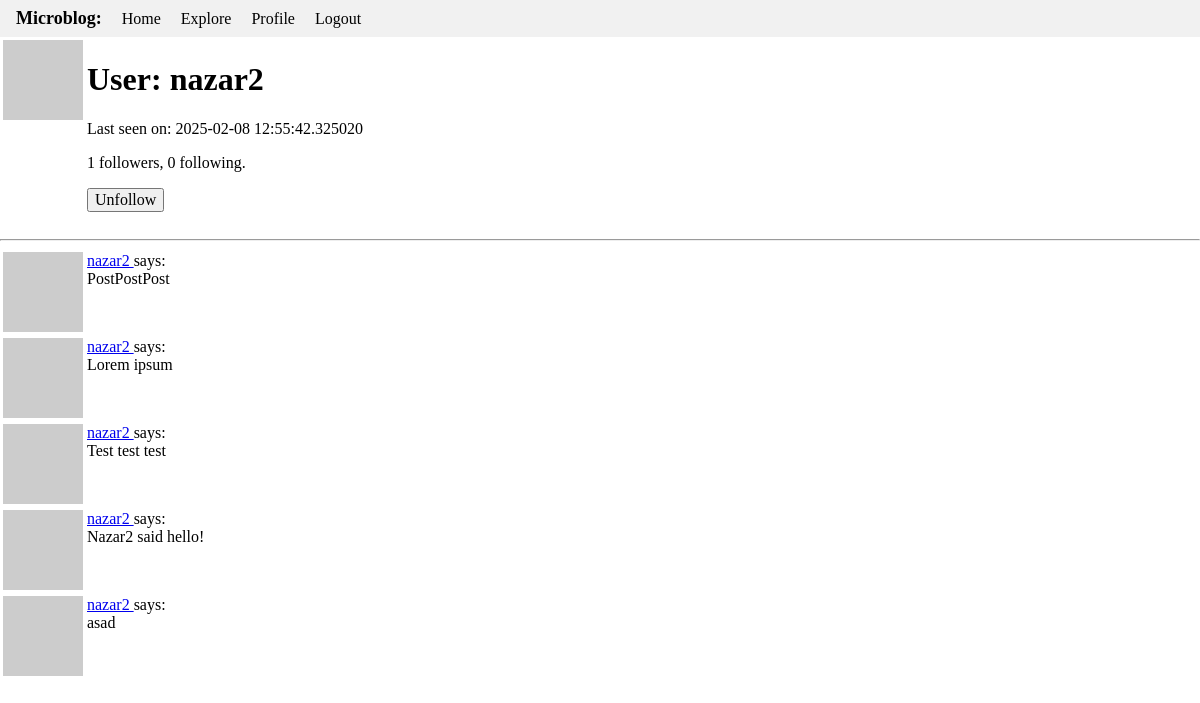
The app's page /user/nazar2 (signed in) with its own data.
### app/models.py (models this page shows, shortened)
class User(UserMixin, db.Model):
    id: so.Mapped[int] = so.mapped_column(primary_key=True)
    username: so.Mapped[str] = so.mapped_column(sa.String(64), index=True, unique=True)
    email: so.Mapped[str] = so.mapped_column(sa.String(120), index=True, unique=True)
    password_hash: so.Mapped[Optional[str]] = so.mapped_column(sa.String(256))
    posts: so.WriteOnlyMapped["Post"] = so.relationship(back_populates="author")
    about_me: so.Mapped[Optional[str]] = so.mapped_column(sa.String(140))
    last_seen: so.Mapped[Optional[datetime]] = so.mapped_column(
        default=lambda: datetime.now(timezone.utc)
    )
    following: so.WriteOnlyMapped["User"] = so.relationship(
        secondary=followers,
        primaryjoin=(followers.c.follower_id == id),
        secondaryjoin=(followers.c.followed_id == id),
        back_populates="followers",
    )
    followers: so.WriteOnlyMapped["User"] = so.relationship(
        secondary=followers,
        primaryjoin=(followers.c.followed_id == id),
        secondaryjoin=(followers.c.follower_id == id),
        back_populates="following",
    )
    def avatar(self, size):
        digest = md5(self.email.lower().encode("utf-8")).hexdigest()
        return f"https://www.gravatar.com/avatar/{digest}?d=identicon&s={size}"
    def is_following(self, user):
        query = self.following.select().where(User.id == user.id)
        return db.session.scalar(query) is not None
    def followers_count(self):
        query = sa.select(sa.func.count()).select_from(
            self.followers.select().subquery()
        )
        return db.session.scalar(query)
    def following_count(self):
        query = sa.select(sa.func.count()).select_from(
            self.following.select().subquery()
        )
        return db.session.scalar(query)

class Post(db.Model):
    id: so.Mapped[int] = so.mapped_column(primary_key=True)
    body: so.Mapped[str] = so.mapped_column(sa.String(140))
    timestamp: so.Mapped[datetime] = so.mapped_column(
        index=True, default=lambda: datetime.now(timezone.utc)
    )
    user_id: so.Mapped[int] = so.mapped_column(sa.ForeignKey(User.id), index=True)
    author: so.Mapped[User] = so.relationship(back_populates="posts")

### app/routes.py (the view)
@app.route('/user/<username>')
@login_required
def user(username):
    user = db.first_or_404(sa.select(User).where(User.username == username))
    page = request.args.get('page', 1, type=int)
    query = user.posts.select().order_by(Post.timestamp.desc())
    posts = db.paginate(query, page=page,
                        per_page=app.config['POSTS_PER_PAGE'],
                        error_out=False)
    next_url = url_for('user', username=user.username, page=posts.next_num) \
        if posts.has_next else None
    prev_url = url_for('user', username=user.username, page=posts.prev_num) \
        if posts.has_prev else None
    form = EmptyForm()
    return render_template('user.html', user=user, posts=posts.items,
                           next_url=next_url, prev_url=prev_url, form=form)

### app/forms.py
class EmptyForm(FlaskForm):
    submit = SubmitField('Submit')

### app/models.py (called while the page is built)
@login.user_loader
def load_user(id):
    return db.session.get(User, int(id))

### app/routes.py (called while the page is built)
@app.before_request
def before_request():
    if current_user.is_authenticated:
        current_user.last_seen = datetime.now(timezone.utc)
        db.session.commit()

### app/templates/user.html (shortened to what this page needs)
{% extends "base.html" %} {% block content %}
<table>
  <tr valign="top">
    <td><img src="{{ user.avatar(128) }}" /></td>
    <td>
      <h1>User: {{ user.username }}</h1>
        {% if user.last_seen %}<p>Last seen on: {{ user.last_seen }}</p>{% endif %}
        <p>{{ user.followers_count() }} followers, {{ user.following_count() }} following.</p>
        {% if user == current_user %}
        <p><a href="{{ url_for('edit_profile') }}">Edit your profile</a></p>
        {% else %}
        <p>
            <form action="{{ url_for('unfollow', username=user.username) }}" method="post">
                {{ form.submit(value='Unfollow') }}
            </form>
        </p>
        {% endif %}
  </tr>
</table>
<hr />
{% for post in posts %}
    {% include '_post.html' %}
{% endfor %}
{% endblock %}

### app/templates/_post.html
<table>
    <tr valign="top">
        <td><img src="{{ post.author.avatar(36) }}"></td>
        <td>
            <a href="{{ url_for('user', username=post.author.username) }}">
                {{ post.author.username }}
            </a>
            says:<br>{{ post.body }}
        </td>
    </tr>
</table>

### records on screen
User: username "nazar2", last_seen "2025-02-08 12:55:42.325020"
Post: author.username "nazar2", body "PostPostPost"
Post: author.username "nazar2", body "Lorem ipsum"
Post: author.username "nazar2", body "Test test test"
Post: author.username "nazar2", body "Nazar2 said hello!"
Post: author.username "nazar2", body "asad"

### other values on screen
{{ user.followers_count() }} "1"
{{ user.following_count() }} "0"
